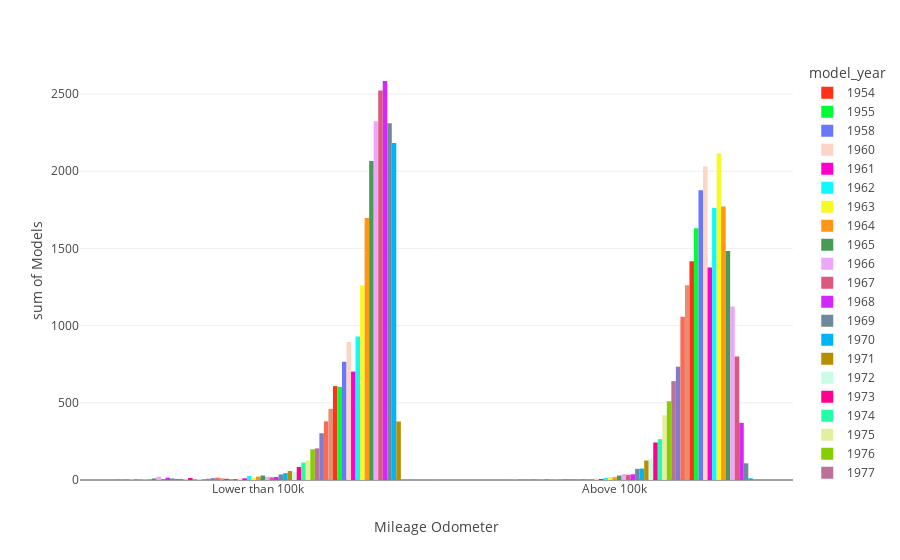

The notebook cell saved with this chart:
### Code cell
#filtering vehicle_info years from 1950 till 2020
start_year = 1950
end_year = 2020
filtered_data = vehicles_info[(vehicles_info['model_year'] >= start_year) & (vehicles_info['model_year'] <= 2020)]
#Histogram plot for odometers higher than a 100k and lower than 100k per year model.
high_low_per_year = filtered_data.groupby(['model_year', 'h_l_mileage'])['model'].count().reset_index()
high_low_per_year_hist = px.histogram(high_low_per_year,  
                   x='h_l_mileage', 
                   y='model',
                   color= 'model_year',
                   barmode='group',
                   color_discrete_sequence= px.colors.qualitative.Light24,
                   labels= dict(h_l_mileage = 'Mileage Odometer', model = 'Models'))
high_low_per_year_hist.show()

### Figure 1 — Plotly figure (JSON) as saved in the notebook; plotly's stock layout.template omitted (floating-point values rounded to 4 significant figures)
{"data": [{"alignmentgroup": "True", "bingroup": "x", "histfunc": "sum", "hovertemplate": "model_year=1954<br>Mileage Odometer=%{x}<br>sum of Models=%{y}<extra></extra>", "legendgroup": "1954", "marker": {"color": "#FD3216", "pattern": {"shape": ""}}, "name": "1954", "offsetgroup": "1954", "orientation": "v", "showlegend": true, "type": "histogram", "x": ["Lower than 100k"], "xaxis": "x", "y": [1], "yaxis": "y"}, {"alignmentgroup": "True", "bingroup": "x", "histfunc": "sum", "hovertemplate": "model_year=1955<br>Mileage Odometer=%{x}<br>sum of Models=%{y}<extra></extra>", "legendgroup": "1955", "marker": {"color": "#00FE35", "pattern": {"shape": ""}}, "name": "1955", "offsetgroup": "1955", "orientation": "v", "showlegend": true, "type": "histogram", "x": ["Lower than 100k"], "xaxis": "x", "y": [1], "yaxis": "y"}, {"alignmentgroup": "True", "bingroup": "x", "histfunc": "sum", "hovertemplate": "model_year=1958<br>Mileage Odometer=%{x}<br>sum of Models=%{y}<extra></extra>", "legendgroup": "1958", "marker": {"color": "#6A76FC", "pattern": {"shape": ""}}, "name": "1958", "offsetgroup": "1958", "orientation": "v", "showlegend": true, "type": "histogram", "x": ["Lower than 100k"], "xaxis": "x", "y": [2], "yaxis": "y"}, {"alignmentgroup": "True", "bingroup": "x", "histfunc": "sum", "hovertemplate": "model_year=1960<br>Mileage Odometer=%{x}<br>sum of Models=%{y}<extra></extra>", "legendgroup": "1960", "marker": {"color": "#FED4C4", "pattern": {"shape": ""}}, "name": "1960", "offsetgroup": "1960", "orientation": "v", "showlegend": true, "type": "histogram", "x": ["Lower than 100k"], "xaxis": "x", "y": [3], "yaxis": "y"}, {"alignmentgroup": "True", "bingroup": "x", "histfunc": "sum", "hovertemplate": "model_year=1961<br>Mileage Odometer=%{x}<br>sum of Models=%{y}<extra></extra>", "legendgroup": "1961", "marker": {"color": "#FE00CE", "pattern": {"shape": ""}}, "name": "1961", "offsetgroup": "1961", "orientation": "v", "showlegend": true, "type": "histogram", "x": ["Lower than 100k"], "xaxis": "x", "y": [1], "yaxis": "y"}, {"alignmentgroup": "True", "bingroup": "x", "histfunc": "sum", "hovertemplate": "model_year=1962<br>Mileage Odometer=%{x}<br>sum of Models=%{y}<extra></extra>", "legendgroup": "1962", "marker": {"color": "#0DF9FF", "pattern": {"shape": ""}}, "name": "1962", "offsetgroup": "1962", "orientation": "v", "showlegend": true, "type": "histogram", "x": ["Lower than 100k"], "xaxis": "x", "y": [3], "yaxis": "y"}, {"alignmentgroup": "True", "bingroup": "x", "histfunc": "sum", "hovertemplate": "model_year=1963<br>Mileage Odometer=%{x}<br>sum of Models=%{y}<extra></extra>", "legendgroup": "1963", "marker": {"color": "#F6F926", "pattern": {"shape": ""}}, "name": "1963", "offsetgroup": "1963", "orientation": "v", "showlegend": true, "type": "histogram", "x": ["Lower than 100k"], "xaxis": "x", "y": [3], "yaxis": "y"}, {"alignmentgroup": "True", "bingroup": "x", "histfunc": "sum", "hovertemplate": "model_year=1964<br>Mileage Odometer=%{x}<br>sum of Models=%{y}<extra></extra>", "legendgroup": "1964", "marker": {"color": "#FF9616", "pattern": {"shape": ""}}, "name": "1964", "offsetgroup": "1964", "orientation": "v", "showlegend": true, "type": "histogram", "x": ["Above 100k", "Lower than 100k"], "xaxis": "x", "y": [2, 5], "yaxis": "y"}, {"alignmentgroup": "True", "bingroup": "x", "histfunc": "sum", "hovertemplate": "model_year=1965<br>Mileage Odometer=%{x}<br>sum of Models=%{y}<extra></extra>", "legendgroup": "1965", "marker": {"color": "#479B55", "pattern": {"shape": ""}}, "name": "1965", "offsetgroup": "1965", "orientation": "v", "showlegend": true, "type": "histogram", "x": ["Lower than 100k"], "xaxis": "x", "y": [10], "yaxis": "y"}, {"alignmentgroup": "True", "bingroup": "x", "histfunc": "sum", "hovertemplate": "model_year=1966<br>Mileage Odometer=%{x}<br>sum of Models=%{y}<extra></extra>", "legendgroup": "1966", "marker": {"color": "#EEA6FB", "pattern": {"shape": ""}}, "name": "1966", "offsetgroup": "1966", "orientation": "v", "showlegend": true, "type": "histogram", "x": ["Above 100k", "Lower than 100k"], "xaxis": "x", "y": [2, 21], "yaxis": "y"}, {"alignmentgroup": "True", "bingroup": "x", "histfunc": "sum", "hovertemplate": "model_year=1967<br>Mileage Odometer=%{x}<br>sum of Models=%{y}<extra></extra>", "legendgroup": "1967", "marker": {"color": "#DC587D", "pattern": {"shape": ""}}, "name": "1967", "offsetgroup": "1967", "orientation": "v", "showlegend": true, "type": "histogram", "x": ["Above 100k", "Lower than 100k"], "xaxis": "x", "y": [2, 5], "yaxis": "y"}, {"alignmentgroup": "True", "bingroup": "x", "histfunc": "sum", "hovertemplate": "model_year=1968<br>Mileage Odometer=%{x}<br>sum of Models=%{y}<extra></extra>", "legendgroup": "1968", "marker": {"color": "#D626FF", "pattern": {"shape": ""}}, "name": "1968", "offsetgroup": "1968", "orientation": "v", "showlegend": true, "type": "histogram", "x": ["Above 100k", "Lower than 100k"], "xaxis": "x", "y": [1, 15], "yaxis": "y"}, {"alignmentgroup": "True", "bingroup": "x", "histfunc": "sum", "hovertemplate": "model_year=1969<br>Mileage Odometer=%{x}<br>sum of Models=%{y}<extra></extra>", "legendgroup": "1969", "marker": {"color": "#6E899C", "pattern": {"shape": ""}}, "name": "1969", "offsetgroup": "1969", "orientation": "v", "showlegend": true, "type": "histogram", "x": ["Lower than 100k"], "xaxis": "x", "y": [10], "yaxis": "y"}, {"alignmentgroup": "True", "bingroup": "x", "histfunc": "sum", "hovertemplate": "model_year=1970<br>Mileage Odometer=%{x}<br>sum of Models=%{y}<extra></extra>", "legendgroup": "1970", "marker": {"color": "#00B5F7", "pattern": {"shape": ""}}, "name": "1970", "offsetgroup": "1970", "orientation": "v", "showlegend": true, "type": "histogram", "x": ["Above 100k", "Lower than 100k"], "xaxis": "x", "y": [3, 7], "yaxis": "y"}, {"alignmentgroup": "True", "bingroup": "x", "histfunc": "sum", "hovertemplate": "model_year=1971<br>Mileage Odometer=%{x}<br>sum of Models=%{y}<extra></extra>", "legendgroup": "1971", "marker": {"color": "#B68E00", "pattern": {"shape": ""}}, "name": "1971", "offsetgroup": "1971", "orientation": "v", "showlegend": true, "type": "histogram", "x": ["Lower than 100k"], "xaxis": "x", "y": [7], "yaxis": "y"}, {"alignmentgroup": "True", "bingroup": "x", "histfunc": "sum", "hovertemplate": "model_year=1972<br>Mileage Odometer=%{x}<br>sum of Models=%{y}<extra></extra>", "legendgroup": "1972", "marker": {"color": "#C9FBE5", "pattern": {"shape": ""}}, "name": "1972", "offsetgroup": "1972", "orientation": "v", "showlegend": true, "type": "histogram", "x": ["Above 100k", "Lower than 100k"], "xaxis": "x", "y": [1, 4], "yaxis": "y"}, {"alignmentgroup": "True", "bingroup": "x", "histfunc": "sum", "hovertemplate": "model_year=1973<br>Mileage Odometer=%{x}<br>sum of Models=%{y}<extra></extra>", "legendgroup": "1973", "marker": {"color": "#FF0092", "pattern": {"shape": ""}}, "name": "1973", "offsetgroup": "1973", "orientation": "v", "showlegend": true, "type": "histogram", "x": ["Above 100k", "Lower than 100k"], "xaxis": "x", "y": [2, 13], "yaxis": "y"}, {"alignmentgroup": "True", "bingroup": "x", "histfunc": "sum", "hovertemplate": "model_year=1974<br>Mileage Odometer=%{x}<br>sum of Models=%{y}<extra></extra>", "legendgroup": "1974", "marker": {"color": "#22FFA7", "pattern": {"shape": ""}}, "name": "1974", "offsetgroup": "1974", "orientation": "v", "showlegend": true, "type": "histogram", "x": ["Above 100k", "Lower than 100k"], "xaxis": "x", "y": [1, 3], "yaxis": "y"}, {"alignmentgroup": "True", "bingroup": "x", "histfunc": "sum", "hovertemplate": "model_year=1975<br>Mileage Odometer=%{x}<br>sum of Models=%{y}<extra></extra>", "legendgroup": "1975", "marker": {"color": "#E3EE9E", "pattern": {"shape": ""}}, "name": "1975", "offsetgroup": "1975", "orientation": "v", "showlegend": true, "type": "histogram", "x": ["Above 100k", "Lower than 100k"], "xaxis": "x", "y": [1, 6], "yaxis": "y"}, {"alignmentgroup": "True", "bingroup": "x", "histfunc": "sum", "hovertemplate": "model_year=1976<br>Mileage Odometer=%{x}<br>sum of Models=%{y}<extra></extra>", "legendgroup": "1976", "marker": {"color": "#86CE00", "pattern": {"shape": ""}}, "name": "1976", "offsetgroup": "1976", "orientation": "v", "showlegend": true, "type": "histogram", "x": ["Lower than 100k"], "xaxis": "x", "y": [3], "yaxis": "y"}, {"alignmentgroup": "True", "bingroup": "x", "histfunc": "sum", "hovertemplate": "model_year=1977<br>Mileage Odometer=%{x}<br>sum of Models=%{y}<extra></extra>", "legendgroup": "1977", "marker": {"color": "#BC7196", "pattern": {"shape": ""}}, "name": "1977", "offsetgroup": "1977", "orientation": "v", "showlegend": true, "type": "histogram", "x": ["Above 100k", "Lower than 100k"], "xaxis": "x", "y": [5, 8], "yaxis": "y"}, {"alignmentgroup": "True", "bingroup": "x", "histfunc": "sum", "hovertemplate": "model_year=1978<br>Mileage Odometer=%{x}<br>sum of Models=%{y}<extra></extra>", "legendgroup": "1978", "marker": {"color": "#7E7DCD", "pattern": {"shape": ""}}, "name": "1978", "offsetgroup": "1978", "orientation": "v", "showlegend": true, "type": "histogram", "x": ["Above 100k", "Lower than 100k"], "xaxis": "x", "y": [3, 12], "yaxis": "y"}, {"alignmentgroup": "True", "bingroup": "x", "histfunc": "sum", "hovertemplate": "model_year=1979<br>Mileage Odometer=%{x}<br>sum of Models=%{y}<extra></extra>", "legendgroup": "1979", "marker": {"color": "#FC6955", "pattern": {"shape": ""}}, "name": "1979", "offsetgroup": "1979", "orientation": "v", "showlegend": true, "type": "histogram", "x": ["Above 100k", "Lower than 100k"], "xaxis": "x", "y": [4, 15], "yaxis": "y"}, {"alignmentgroup": "True", "bingroup": "x", "histfunc": "sum", "hovertemplate": "model_year=1980<br>Mileage Odometer=%{x}<br>sum of Models=%{y}<extra></extra>", "legendgroup": "1980", "marker": {"color": "#E48F72", "pattern": {"shape": ""}}, "name": "1980", "offsetgroup": "1980", "orientation": "v", "showlegend": true, "type": "histogram", "x": ["Above 100k", "Lower than 100k"], "xaxis": "x", "y": [1, 11], "yaxis": "y"}, {"alignmentgroup": "True", "bingroup": "x", "histfunc": "sum", "hovertemplate": "model_year=1981<br>Mileage Odometer=%{x}<br>sum of Models=%{y}<extra></extra>", "legendgroup": "1981", "marker": {"color": "#FD3216", "pattern": {"shape": ""}}, "name": "1981", "offsetgroup": "1981", "orientation": "v", "showlegend": true, "type": "histogram", "x": ["Above 100k", "Lower than 100k"], "xaxis": "x", "y": [2, 8], "yaxis": "y"}, {"alignmentgroup": "True", "bingroup": "x", "histfunc": "sum", "hovertemplate": "model_year=1982<br>Mileage Odometer=%{x}<br>sum of Models=%{y}<extra></extra>", "legendgroup": "1982", "marker": {"color": "#00FE35", "pattern": {"shape": ""}}, "name": "1982", "offsetgroup": "1982", "orientation": "v", "showlegend": true, "type": "histogram", "x": ["Above 100k", "Lower than 100k"], "xaxis": "x", "y": [3, 6], "yaxis": "y"}, {"alignmentgroup": "True", "bingroup": "x", "histfunc": "sum", "hovertemplate": "model_year=1983<br>Mileage Odometer=%{x}<br>sum of Models=%{y}<extra></extra>", "legendgroup": "1983", "marker": {"color": "#6A76FC", "pattern": {"shape": ""}}, "name": "1983", "offsetgroup": "1983", "orientation": "v", "showlegend": true, "type": "histogram", "x": ["Above 100k", "Lower than 100k"], "xaxis": "x", "y": [1, 6], "yaxis": "y"}, {"alignmentgroup": "True", "bingroup": "x", "histfunc": "sum", "hovertemplate": "model_year=1984<br>Mileage Odometer=%{x}<br>sum of Models=%{y}<extra></extra>", "legendgroup": "1984", "marker": {"color": "#FED4C4", "pattern": {"shape": ""}}, "name": "1984", "offsetgroup": "1984", "orientation": "v", "showlegend": true, "type": "histogram", "x": ["Above 100k", "Lower than 100k"], "xaxis": "x", "y": [9, 11], "yaxis": "y"}, {"alignmentgroup": "True", "bingroup": "x", "histfunc": "sum", "hovertemplate": "model_year=1985<br>Mileage Odometer=%{x}<br>sum of Models=%{y}<extra></extra>", "legendgroup": "1985", "marker": {"color": "#FE00CE", "pattern": {"shape": ""}}, "name": "1985", "offsetgroup": "1985", "orientation": "v", "showlegend": true, "type": "histogram", "x": ["Above 100k", "Lower than 100k"], "xaxis": "x", "y": [7, 11], "yaxis": "y"}, {"alignmentgroup": "True", "bingroup": "x", "histfunc": "sum", "hovertemplate": "model_year=1986<br>Mileage Odometer=%{x}<br>sum of Models=%{y}<extra></extra>", "legendgroup": "1986", "marker": {"color": "#0DF9FF", "pattern": {"shape": ""}}, "name": "1986", "offsetgroup": "1986", "orientation": "v", "showlegend": true, "type": "histogram", "x": ["Above 100k", "Lower than 100k"], "xaxis": "x", "y": [13, 26], "yaxis": "y"}, {"alignmentgroup": "True", "bingroup": "x", "histfunc": "sum", "hovertemplate": "model_year=1987<br>Mileage Odometer=%{x}<br>sum of Models=%{y}<extra></extra>", "legendgroup": "1987", "marker": {"color": "#F6F926", "pattern": {"shape": ""}}, "name": "1987", "offsetgroup": "1987", "orientation": "v", "showlegend": true, "type": "histogram", "x": ["Above 100k", "Lower than 100k"], "xaxis": "x", "y": [18, 13], "yaxis": "y"}, {"alignmentgroup": "True", "bingroup": "x", "histfunc": "sum", "hovertemplate": "model_year=1988<br>Mileage Odometer=%{x}<br>sum of Models=%{y}<extra></extra>", "legendgroup": "1988", "marker": {"color": "#FF9616", "pattern": {"shape": ""}}, "name": "1988", "offsetgroup": "1988", "orientation": "v", "showlegend": true, "type": "histogram", "x": ["Above 100k", "Lower than 100k"], "xaxis": "x", "y": [18, 22], "yaxis": "y"}, {"alignmentgroup": "True", "bingroup": "x", "histfunc": "sum", "hovertemplate": "model_year=1989<br>Mileage Odometer=%{x}<br>sum of Models=%{y}<extra></extra>", "legendgroup": "1989", "marker": {"color": "#479B55", "pattern": {"shape": ""}}, "name": "1989", "offsetgroup": "1989", "orientation": "v", "showlegend": true, "type": "histogram", "x": ["Above 100k", "Lower than 100k"], "xaxis": "x", "y": [29, 29], "yaxis": "y"}, {"alignmentgroup": "True", "bingroup": "x", "histfunc": "sum", "hovertemplate": "model_year=1990<br>Mileage Odometer=%{x}<br>sum of Models=%{y}<extra></extra>", "legendgroup": "1990", "marker": {"color": "#EEA6FB", "pattern": {"shape": ""}}, "name": "1990", "offsetgroup": "1990", "orientation": "v", "showlegend": true, "type": "histogram", "x": ["Above 100k", "Lower than 100k"], "xaxis": "x", "y": [37, 21], "yaxis": "y"}, {"alignmentgroup": "True", "bingroup": "x", "histfunc": "sum", "hovertemplate": "model_year=1991<br>Mileage Odometer=%{x}<br>sum of Models=%{y}<extra></extra>", "legendgroup": "1991", "marker": {"color": "#DC587D", "pattern": {"shape": ""}}, "name": "1991", "offsetgroup": "1991", "orientation": "v", "showlegend": true, "type": "histogram", "x": ["Above 100k", "Lower than 100k"], "xaxis": "x", "y": [34, 17], "yaxis": "y"}, {"alignmentgroup": "True", "bingroup": "x", "histfunc": "sum", "hovertemplate": "model_year=1992<br>Mileage Odometer=%{x}<br>sum of Models=%{y}<extra></extra>", "legendgroup": "1992", "marker": {"color": "#D626FF", "pattern": {"shape": ""}}, "name": "1992", "offsetgroup": "1992", "orientation": "v", "showlegend": true, "type": "histogram", "x": ["Above 100k", "Lower than 100k"], "xaxis": "x", "y": [37, 20], "yaxis": "y"}, {"alignmentgroup": "True", "bingroup": "x", "histfunc": "sum", "hovertemplate": "model_year=1993<br>Mileage Odometer=%{x}<br>sum of Models=%{y}<extra></extra>", "legendgroup": "1993", "marker": {"color": "#6E899C", "pattern": {"shape": ""}}, "name": "1993", "offsetgroup": "1993", "orientation": "v", "showlegend": true, "type": "histogram", "x": ["Above 100k", "Lower than 100k"], "xaxis": "x", "y": [72, 36], "yaxis": "y"}, {"alignmentgroup": "True", "bingroup": "x", "histfunc": "sum", "hovertemplate": "model_year=1994<br>Mileage Odometer=%{x}<br>sum of Models=%{y}<extra></extra>", "legendgroup": "1994", "marker": {"color": "#00B5F7", "pattern": {"shape": ""}}, "name": "1994", "offsetgroup": "1994", "orientation": "v", "showlegend": true, "type": "histogram", "x": ["Above 100k", "Lower than 100k"], "xaxis": "x", "y": [74, 44], "yaxis": "y"}, {"alignmentgroup": "True", "bingroup": "x", "histfunc": "sum", "hovertemplate": "model_year=1995<br>Mileage Odometer=%{x}<br>sum of Models=%{y}<extra></extra>", "legendgroup": "1995", "marker": {"color": "#B68E00", "pattern": {"shape": ""}}, "name": "1995", "offsetgroup": "1995", "orientation": "v", "showlegend": true, "type": "histogram", "x": ["Above 100k", "Lower than 100k"], "xaxis": "x", "y": [126, 58], "yaxis": "y"}, {"alignmentgroup": "True", "bingroup": "x", "histfunc": "sum", "hovertemplate": "model_year=1996<br>Mileage Odometer=%{x}<br>sum of Models=%{y}<extra></extra>", "legendgroup": "1996", "marker": {"color": "#C9FBE5", "pattern": {"shape": ""}}, "name": "1996", "offsetgroup": "1996", "orientation": "v", "showlegend": true, "type": "histogram", "x": ["Above 100k", "Lower than 100k"], "xaxis": "x", "y": [138, 51], "yaxis": "y"}, {"alignmentgroup": "True", "bingroup": "x", "histfunc": "sum", "hovertemplate": "model_year=1997<br>Mileage Odometer=%{x}<br>sum of Models=%{y}<extra></extra>", "legendgroup": "1997", "marker": {"color": "#FF0092", "pattern": {"shape": ""}}, "name": "1997", "offsetgroup": "1997", "orientation": "v", "showlegend": true, "type": "histogram", "x": ["Above 100k", "Lower than 100k"], "xaxis": "x", "y": [243, 84], "yaxis": "y"}, {"alignmentgroup": "True", "bingroup": "x", "histfunc": "sum", "hovertemplate": "model_year=1998<br>Mileage Odometer=%{x}<br>sum of Models=%{y}<extra></extra>", "legendgroup": "1998", "marker": {"color": "#22FFA7", "pattern": {"shape": ""}}, "name": "1998", "offsetgroup": "1998", "orientation": "v", "showlegend": true, "type": "histogram", "x": ["Above 100k", "Lower than 100k"], "xaxis": "x", "y": [265, 113], "yaxis": "y"}, {"alignmentgroup": "True", "bingroup": "x", "histfunc": "sum", "hovertemplate": "model_year=1999<br>Mileage Odometer=%{x}<br>sum of Models=%{y}<extra></extra>", "legendgroup": "1999", "marker": {"color": "#E3EE9E", "pattern": {"shape": ""}}, "name": "1999", "offsetgroup": "1999", "orientation": "v", "showlegend": true, "type": "histogram", "x": ["Above 100k", "Lower than 100k"], "xaxis": "x", "y": [419, 127], "yaxis": "y"}, {"alignmentgroup": "True", "bingroup": "x", "histfunc": "sum", "hovertemplate": "model_year=2000<br>Mileage Odometer=%{x}<br>sum of Models=%{y}<extra></extra>", "legendgroup": "2000", "marker": {"color": "#86CE00", "pattern": {"shape": ""}}, "name": "2000", "offsetgroup": "2000", "orientation": "v", "showlegend": true, "type": "histogram", "x": ["Above 100k", "Lower than 100k"], "xaxis": "x", "y": [510, 199], "yaxis": "y"}, {"alignmentgroup": "True", "bingroup": "x", "histfunc": "sum", "hovertemplate": "model_year=2001<br>Mileage Odometer=%{x}<br>sum of Models=%{y}<extra></extra>", "legendgroup": "2001", "marker": {"color": "#BC7196", "pattern": {"shape": ""}}, "name": "2001", "offsetgroup": "2001", "orientation": "v", "showlegend": true, "type": "histogram", "x": ["Above 100k", "Lower than 100k"], "xaxis": "x", "y": [640, 205], "yaxis": "y"}, {"alignmentgroup": "True", "bingroup": "x", "histfunc": "sum", "hovertemplate": "model_year=2002<br>Mileage Odometer=%{x}<br>sum of Models=%{y}<extra></extra>", "legendgroup": "2002", "marker": {"color": "#7E7DCD", "pattern": {"shape": ""}}, "name": "2002", "offsetgroup": "2002", "orientation": "v", "showlegend": true, "type": "histogram", "x": ["Above 100k", "Lower than 100k"], "xaxis": "x", "y": [734, 303], "yaxis": "y"}, {"alignmentgroup": "True", "bingroup": "x", "histfunc": "sum", "hovertemplate": "model_year=2003<br>Mileage Odometer=%{x}<br>sum of Models=%{y}<extra></extra>", "legendgroup": "2003", "marker": {"color": "#FC6955", "pattern": {"shape": ""}}, "name": "2003", "offsetgroup": "2003", "orientation": "v", "showlegend": true, "type": "histogram", "x": ["Above 100k", "Lower than 100k"], "xaxis": "x", "y": [1057, 380], "yaxis": "y"}, {"alignmentgroup": "True", "bingroup": "x", "histfunc": "sum", "hovertemplate": "model_year=2004<br>Mileage Odometer=%{x}<br>sum of Models=%{y}<extra></extra>", "legendgroup": "2004", "marker": {"color": "#E48F72", "pattern": {"shape": ""}}, "name": "2004", "offsetgroup": "2004", "orientation": "v", "showlegend": true, "type": "histogram", "x": ["Above 100k", "Lower than 100k"], "xaxis": "x", "y": [1261, 461], "yaxis": "y"}, {"alignmentgroup": "True", "bingroup": "x", "histfunc": "sum", "hovertemplate": "model_year=2005<br>Mileage Odometer=%{x}<br>sum of Models=%{y}<extra></extra>", "legendgroup": "2005", "marker": {"color": "#FD3216", "pattern": {"shape": ""}}, "name": "2005", "offsetgroup": "2005", "orientation": "v", "showlegend": true, "type": "histogram", "x": ["Above 100k", "Lower than 100k"], "xaxis": "x", "y": [1417, 608], "yaxis": "y"}, {"alignmentgroup": "True", "bingroup": "x", "histfunc": "sum", "hovertemplate": "model_year=2006<br>Mileage Odometer=%{x}<br>sum of Models=%{y}<extra></extra>", "legendgroup": "2006", "marker": {"color": "#00FE35", "pattern": {"shape": ""}}, "name": "2006", "offsetgroup": "2006", "orientation": "v", "showlegend": true, "type": "histogram", "x": ["Above 100k", "Lower than 100k"], "xaxis": "x", "y": [1631, 603], "yaxis": "y"}, {"alignmentgroup": "True", "bingroup": "x", "histfunc": "sum", "hovertemplate": "model_year=2007<br>Mileage Odometer=%{x}<br>sum of Models=%{y}<extra></extra>", "legendgroup": "2007", "marker": {"color": "#6A76FC", "pattern": {"shape": ""}}, "name": "2007", "offsetgroup": "2007", "orientation": "v", "showlegend": true, "type": "histogram", "x": ["Above 100k", "Lower than 100k"], "xaxis": "x", "y": [1877, 766], "yaxis": "y"}, {"alignmentgroup": "True", "bingroup": "x", "histfunc": "sum", "hovertemplate": "model_year=2008<br>Mileage Odometer=%{x}<br>sum of Models=%{y}<extra></extra>", "legendgroup": "2008", "marker": {"color": "#FED4C4", "pattern": {"shape": ""}}, "name": "2008", "offsetgroup": "2008", "orientation": "v", "showlegend": true, "type": "histogram", "x": ["Above 100k", "Lower than 100k"], "xaxis": "x", "y": [2030, 894], "yaxis": "y"}, {"alignmentgroup": "True", "bingroup": "x", "histfunc": "sum", "hovertemplate": "model_year=2009<br>Mileage Odometer=%{x}<br>sum of Models=%{y}<extra></extra>", "legendgroup": "2009", "marker": {"color": "#FE00CE", "pattern": {"shape": ""}}, "name": "2009", "offsetgroup": "2009", "orientation": "v", "showlegend": true, "type": "histogram", "x": ["Above 100k", "Lower than 100k"], "xaxis": "x", "y": [1377, 702], "yaxis": "y"}, {"alignmentgroup": "True", "bingroup": "x", "histfunc": "sum", "hovertemplate": "model_year=2010<br>Mileage Odometer=%{x}<br>sum of Models=%{y}<extra></extra>", "legendgroup": "2010", "marker": {"color": "#0DF9FF", "pattern": {"shape": ""}}, "name": "2010", "offsetgroup": "2010", "orientation": "v", "showlegend": true, "type": "histogram", "x": ["Above 100k", "Lower than 100k"], "xaxis": "x", "y": [1761, 930], "yaxis": "y"}, {"alignmentgroup": "True", "bingroup": "x", "histfunc": "sum", "hovertemplate": "model_year=2011<br>Mileage Odometer=%{x}<br>sum of Models=%{y}<extra></extra>", "legendgroup": "2011", "marker": {"color": "#F6F926", "pattern": {"shape": ""}}, "name": "2011", "offsetgroup": "2011", "orientation": "v", "showlegend": true, "type": "histogram", "x": ["Above 100k", "Lower than 100k"], "xaxis": "x", "y": [2115, 1260], "yaxis": "y"}, {"alignmentgroup": "True", "bingroup": "x", "histfunc": "sum", "hovertemplate": "model_year=2012<br>Mileage Odometer=%{x}<br>sum of Models=%{y}<extra></extra>", "legendgroup": "2012", "marker": {"color": "#FF9616", "pattern": {"shape": ""}}, "name": "2012", "offsetgroup": "2012", "orientation": "v", "showlegend": true, "type": "histogram", "x": ["Above 100k", "Lower than 100k"], "xaxis": "x", "y": [1772, 1696], "yaxis": "y"}, {"alignmentgroup": "True", "bingroup": "x", "histfunc": "sum", "hovertemplate": "model_year=2013<br>Mileage Odometer=%{x}<br>sum of Models=%{y}<extra></extra>", "legendgroup": "2013", "marker": {"color": "#479B55", "pattern": {"shape": ""}}, "name": "2013", "offsetgroup": "2013", "orientation": "v", "showlegend": true, "type": "histogram", "x": ["Above 100k", "Lower than 100k"], "xaxis": "x", "y": [1483, 2066], "yaxis": "y"}, {"alignmentgroup": "True", "bingroup": "x", "histfunc": "sum", "hovertemplate": "model_year=2014<br>Mileage Odometer=%{x}<br>sum of Models=%{y}<extra></extra>", "legendgroup": "2014", "marker": {"color": "#EEA6FB", "pattern": {"shape": ""}}, "name": "2014", "offsetgroup": "2014", "orientation": "v", "showlegend": true, "type": "histogram", "x": ["Above 100k", "Lower than 100k"], "xaxis": "x", "y": [1124, 2324], "yaxis": "y"}, {"alignmentgroup": "True", "bingroup": "x", "histfunc": "sum", "hovertemplate": "model_year=2015<br>Mileage Odometer=%{x}<br>sum of Models=%{y}<extra></extra>", "legendgroup": "2015", "marker": {"color": "#DC587D", "pattern": {"shape": ""}}, "name": "2015", "offsetgroup": "2015", "orientation": "v", "showlegend": true, "type": "histogram", "x": ["Above 100k", "Lower than 100k"], "xaxis": "x", "y": [800, 2523], "yaxis": "y"}, {"alignmentgroup": "True", "bingroup": "x", "histfunc": "sum", "hovertemplate": "model_year=2016<br>Mileage Odometer=%{x}<br>sum of Models=%{y}<extra></extra>", "legendgroup": "2016", "marker": {"color": "#D626FF", "pattern": {"shape": ""}}, "name": "2016", "offsetgroup": "2016", "orientation": "v", "showlegend": true, "type": "histogram", "x": ["Above 100k", "Lower than 100k"], "xaxis": "x", "y": [370, 2584], "yaxis": "y"}, {"alignmentgroup": "True", "bingroup": "x", "histfunc": "sum", "hovertemplate": "model_year=2017<br>Mileage Odometer=%{x}<br>sum of Models=%{y}<extra></extra>", "legendgroup": "2017", "marker": {"color": "#6E899C", "pattern": {"shape": ""}}, "name": "2017", "offsetgroup": "2017", "orientation": "v", "showlegend": true, "type": "histogram", "x": ["Above 100k", "Lower than 100k"], "xaxis": "x", "y": [108, 2311], "yaxis": "y"}, {"alignmentgroup": "True", "bingroup": "x", "histfunc": "sum", "hovertemplate": "model_year=2018<br>Mileage Odometer=%{x}<br>sum of Models=%{y}<extra></extra>", "legendgroup": "2018", "marker": {"color": "#00B5F7", "pattern": {"shape": ""}}, "name": "2018", "offsetgroup": "2018", "orientation": "v", "showlegend": true, "type": "histogram", "x": ["Above 100k", "Lower than 100k"], "xaxis": "x", "y": [11, 2182], "yaxis": "y"}, {"alignmentgroup": "True", "bingroup": "x", "histfunc": "sum", "hovertemplate": "model_year=2019<br>Mileage Odometer=%{x}<br>sum of Models=%{y}<extra></extra>", "legendgroup": "2019", "marker": {"color": "#B68E00", "pattern": {"shape": ""}}, "name": "2019", "offsetgroup": "2019", "orientation": "v", "showlegend": true, "type": "histogram", "x": ["Above 100k", "Lower than 100k"], "xaxis": "x", "y": [1, 379], "yaxis": "y"}], "layout": {"barmode": "group", "legend": {"title": {"text": "model_year"}, "tracegroupgap": 0}, "margin": {"t": 60}, "xaxis": {"anchor": "y", "domain": [0, 1], "title": {"text": "Mileage Odometer"}}, "yaxis": {"anchor": "x", "domain": [0, 1], "title": {"text": "sum of Models"}}}}
